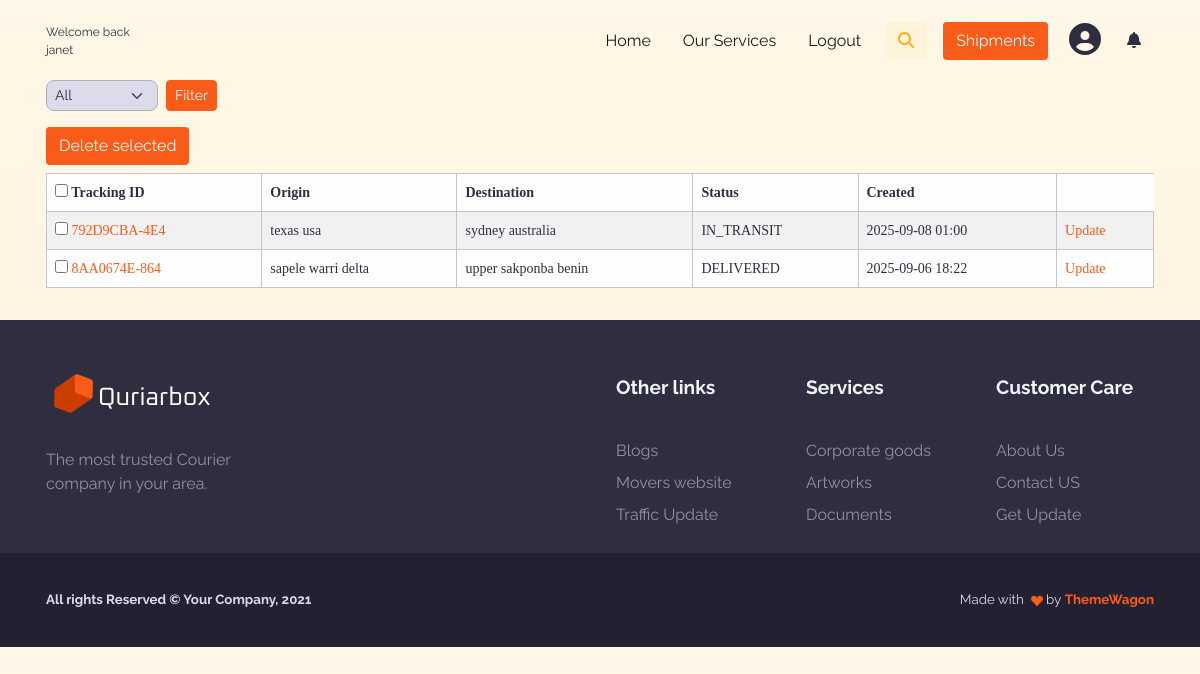
The app's page /shipments/list/ (signed in), older data.
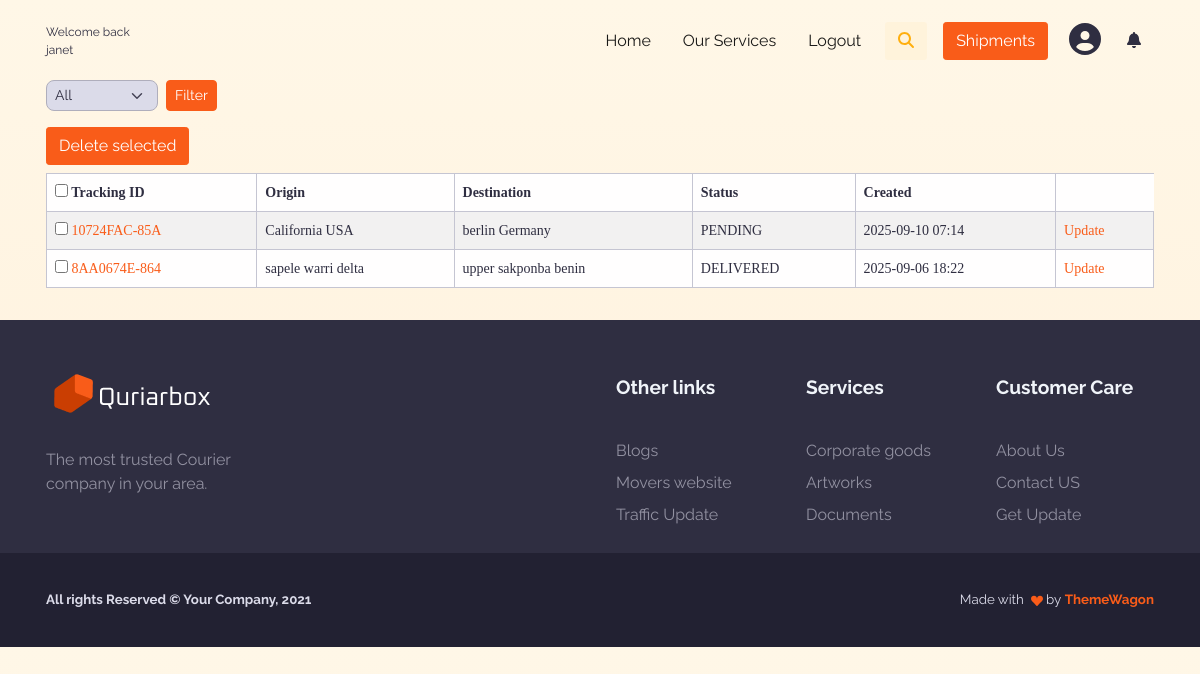
The same page, newer data.
### shipments/models.py (models this page shows, shortened)
class Shipment(models.Model):
    STATUS_CHOICES = [
        ("PENDING", "Pending"),
        ("IN_TRANSIT", "In Transit"),
        ("DELIVERED", "Delivered"),
        ("CANCELED", "Cancelled"),
    ]
    user = models.ForeignKey(User, on_delete=models.CASCADE, related_name="shipments")
    tracking_number = models.CharField(max_length=20, unique=True, blank=True)
    origin_address = models.TextField(max_length=255)
    destination_address = models.TextField(max_length=255)
    weight = models.DecimalField(max_digits=6, decimal_places=2)
    status = models.CharField(max_length=20, choices=STATUS_CHOICES, default="PENDING")
    created_at = models.DateTimeField(auto_now_add=True)
    updated_at = models.DateTimeField(auto_now=True)

### shipments/views.py (the view)
# urls.py: path("list/", ShipmentListView.as_view(), name="list"),
class ShipmentListView(LoginRequiredMixin, ListView):
    model = Shipment
    template_name = "shipments/list.html"
    context_object_name = "shipments"
    login_url = "users:login"
    def get_queryset(self):
        user = self.request.user
        query = self.request.GET.get("q")
        status = self.request.GET.get("status")
        qs = Shipment.objects.filter(user=user).order_by("-created_at")
        if query:
            qs = qs.filter(
                models.Q(tracking_number__icontains=query)|
                models.Q(origin_address__icontains=query) |
                models.Q(destination_address__icontains=query)
            )
        if status and status != "ALL":
            qs = qs.filter(status=status)
        return qs
    def get_context_data(self, **kwargs):
        context = super().get_context_data(**kwargs)
        context["status_choices"] = Shipment.STATUS_CHOICES
        context["selected_status"] = self.request.GET.get("status", "ALL")
        context["query"] = self.request.GET.get("q", "")
        return context

### notifications/context_processor.py (called while the page is built)
def notifications_count(request):
    if not request.user.is_authenticated:
        return {}
    unread_count = Notification.objects.filter(recipient=request.user,is_read=False).count()
    recent = Notification.objects.filter(recipient=request.user)[:6]
    return {
        "unread_notification_count": unread_count,
        "recent_notifications": recent}

### shipments/templates/shipments/list.html (shortened to what this page needs)
{% extends "base.html" %}
{% load static %}
{% block content %}
<div class="container mt-7 mb-3 ">
    <div class="d-flex justify-content-between align-items-center mb-3">
  <form method="get" class="d-flex align-items-center">
    <select name="status" class="form-select form-select-sm me-2">
      <option value="ALL" {% if selected_status == "ALL" %}selected{% endif %}>All</option>
    </select>
    <button type="submit" class="btn btn-primary btn-sm">Filter</button>
  </form>
</div>
    <form method="post" action="{% url 'shipments:delete' %}">
        <div class="table-responsive">
            <input type="submit" class="btn btn-primary mb-2 " value="Delete selected"/>
            <table class="table table-striped table-bordered bg-white ">
                <thead>
                    <tr>
                        <th>
                            <input type="checkbox" id="select_all">
                            Tracking ID
                        </th>
                        <th>Origin</th>
                        <th>Destination</th>
                        <th>Status</th>
                        <th>Created</th>
                </thead>
                <tbody>
                    {% for shipment in shipments %}
                    <tr>
                        <td>
                            <input type="checkbox" value="{{ shipment.id }}" name="shipments">
                            <a href="{% url 'shipments:detail' shipment.id %}" class="text-primary">{{ shipment.tracking_number }}</a></td>
                        <td>{{ shipment.origin_address }}</td>
                        <td>{{ shipment.destination_address }}</td>
                        <td>{{ shipment.status }}</td>
                        <td>{{ shipment.created_at|date:"Y-m-d H:i" }}</td>
                        <td><a href="{% url 'shipments:update' shipment.id %}" class="text-primary">Update</a></td>
                    </tr>
                    {% endfor %}
                </tbody>
            </table>
        </div>
</form>
</div>
{% endblock %}

Row changes from the older to the newer data that the page shows:
removed Shipment: tracking_number "792D9CBA-4E4", origin_address "texas usa", destination_address "sydney australia", status "IN_TRANSIT", created_at "2025-09-08 01:00"
added Shipment: tracking_number "10724FAC-85A", origin_address "California USA", destination_address "berlin Germany", status "PENDING", created_at "2025-09-10 07:14"
